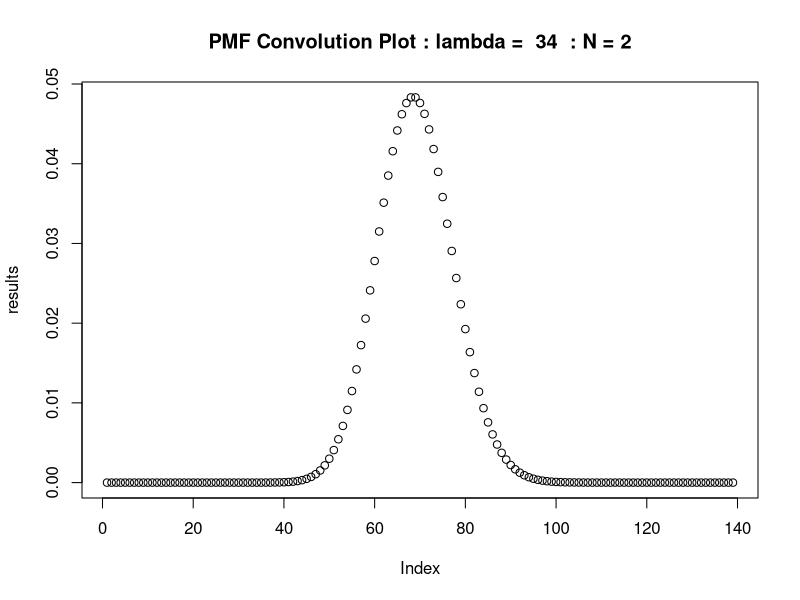
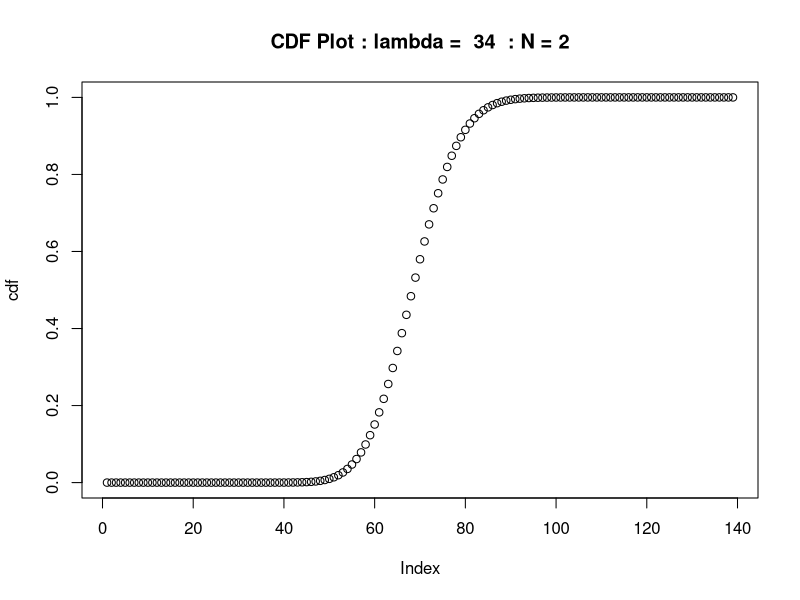
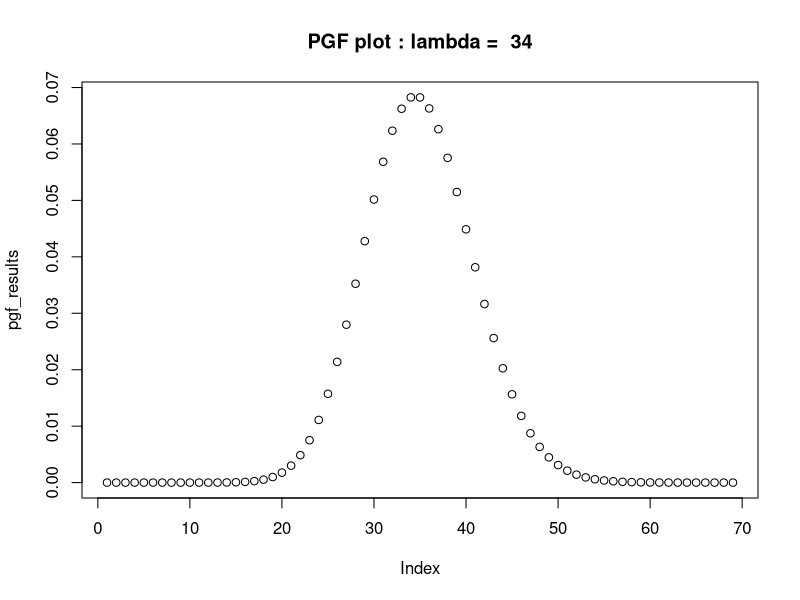

Recreate these plots in R, in order.
# Title     : The Convolution of 2 Poisson PMFs
# Objective : Implement a simple script illustrating the sum of 2 i.i.d poisson variables via convoltion of their PMFs
# Created by: Luke
# Created on: 30/04/2021


pmf <- function(x) {
  # Computationally stable PMF for Poisson Distribution
  return(exp(x * log(lambda) - lambda - lgamma(x + 1)))
}

convolve_pmf <- function(lambda) {
  # Set abritrary support to 2 * lambda
  support <- 0:(2 * lambda)
  # Set z support to 2 * support because we are summing 2 * poisson variables
  z_support <- 0:(2 * length(support))

  # I wrote the loop in this way so that I could write the following line
  # total <- total + (pmf(z - y) * pmf(y))
  # Whilst the rest of the loop is a bit cluttered, this line nicely
  # illustrates that actual operation being employed, that is
  # sum(  PMFx(z - y) * PMFy(y)  ) where z = x + y therefore x = z - y
  results <- 0
  ind <- 1
  for (z in z_support) {
    total <- 0
    for (y in support) {
      total <- total + (pmf(z - y) * pmf(y))
    }
    results[ind] <- total
    ind <- ind + 1
  }
  return(results)
}

####################
# Additional Exploration of the Poisson probability generating function (PGF)
####################

pgf <- function(k, s, lambda) {
  # The normal PGF is just e^lambda(s - 1)
  # This function allows the calculation of the kth derivative
  # When k = 0, this is just the normal PGF
  # Allows use within the get_prob function to extract probabilities from PGF
  return(lambda^k * exp(lambda * (s - 1)))
}

get_prob <- function(k, lambda) {
  # Extracting probabilities from the Poisson PGF where k
  # is the kth derivative of the PGF
  return(pgf(k, 0, lambda) / factorial(k))
}


lambda <- 34
results <- convolve_pmf(lambda)
cdf <- cumsum(results)
plot(results)
title(paste("PMF Convolution Plot : lambda = ", lambda, " : N = 2"))
plot(cdf)
title(paste("CDF Plot : lambda = ", lambda, " : N = 2"))


### PGF - alternate way to plot the PMF using the PGF

pgf_results <- get_prob(0:(lambda * 2), lambda)
plot(pgf_results)
title(paste("PGF plot : lambda = ", lambda))